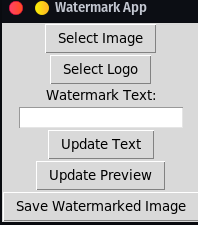

Generate this figure with Python:
from PIL import Image, ImageDraw, ImageFont, ImageTk
from tkinter import filedialog, Tk, Button, Entry, Label, StringVar, Toplevel


class WatermarkApp:
    def __init__(self):
        self.image_path = None
        self.image = None
        self.text = None
        self.logo_path = None
        self.preview_image = None
        self.preview_label = None

    def select_image(self):
        self.image_path = filedialog.askopenfilename()

    def select_logo(self):
        self.logo_path = filedialog.askopenfilename()

    def update_preview(self):
        if self.image_path:
            self.preview_image = Image.open(self.image_path).convert("RGBA")
            width, height = self.preview_image.size
            draw = ImageDraw.Draw(self.preview_image)
            font_size = round(self.preview_image.width * 0.05)
            font = ImageFont.truetype("arial.ttf", font_size)
            if self.text:
                bbox = draw.textbbox((0, 0, width, height), self.text, font)
                text_width = bbox[2] - bbox[0]
                text_height = bbox[3] - bbox[1]
                x = self.preview_image.width - text_width - round(self.preview_image.width * 0.05)
                y = self.preview_image.height - text_height - round(self.preview_image.height * 0.05)
                draw.text((x, y), self.text, font=font, fill=(255, 255, 255, 128))
            if self.logo_path:
                logo = Image.open(self.logo_path).convert("RGBA")
                logo_size = round(min(self.preview_image.width, self.preview_image.height) * 0.2)
                logo.thumbnail((logo_size, logo_size))
                x = round(self.preview_image.width * 0.05)
                y = round(self.preview_image.height * 0.05)
                self.preview_image.paste(logo, (x, y), logo)
            self.update_preview_label()

    def update_preview_label(self):
        if self.preview_image:
            photo = ImageTk.PhotoImage(self.preview_image)
            self.preview_label.configure(image=photo)
            self.preview_label.image = photo

    def save_watermarked_image(self):
        if self.image_path:
            image = Image.open(self.image_path).convert("RGBA")
            width, height = image.size
            draw = ImageDraw.Draw(image)
            font_size = round(image.width * 0.05)
            font = ImageFont.truetype("arial.ttf", font_size)
            if self.text:
                bbox = draw.textbbox((0, 0, width, height), self.text, font)
                text_width = bbox[2] - bbox[0]
                text_height = bbox[3] - bbox[1]
                x = image.width - text_width - round(image.width * 0.05)
                y = image.height - text_height - round(image.height * 0.05)
                draw.text((x, y), self.text, font=font, fill=(255, 255, 255, 128))
            if self.logo_path:
                logo = Image.open(self.logo_path).convert("RGBA")
                logo_size = round(min(image.width, image.height) * 0.2)
                logo.thumbnail((logo_size, logo_size))
                x = round(image.width * 0.05)
                y = round(image.height * 0.05)
                image.paste(logo, (x, y), logo)
            save_path = filedialog.asksaveasfilename(defaultextension=".png")
            if save_path:
                image.save(save_path)
                print("Watermark added successfully!")

    def create_gui(self):
        root = Tk()
        root.title("Watermark App")

        select_image_button = Button(root, text="Select Image", command=self.select_image)
        select_image_button.pack()

        select_logo_button = Button(root, text="Select Logo", command=self.select_logo)
        select_logo_button.pack()

        text_entry_label = Label(root, text="Watermark Text:")
        text_entry_label.pack()
        text_entry = Entry(root, textvariable=StringVar())
        text_entry.pack()

        def update_text():
            self.text = text_entry.get()

        update_text_button = Button(root, text="Update Text", command=update_text)
        update_text_button.pack()

        preview_window = Toplevel(root)
        preview_window.title("Preview")
        self.preview_label = Label(preview_window)
        self.preview_label.pack()

        update_preview_button = Button(root, text="Update Preview", command=self.update_preview)
        update_preview_button.pack()

        save_button = Button(root, text="Save Watermarked Image", command=self.save_watermarked_image)
        save_button.pack()

        root.mainloop()

    def run(self):
        self.create_gui()


if __name__ == "__main__":
    watermark_app = WatermarkApp()
    watermark_app.run()
